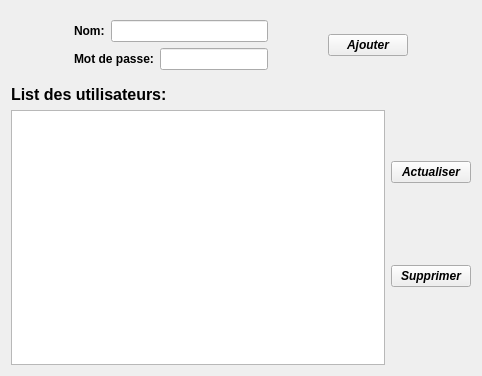
<?xml version="1.0" encoding="UTF-8"?>
<ui version="4.0">
 <class>gestionUtilisateur</class>
 <widget class="QWidget" name="gestionUtilisateur">
  <property name="geometry">
   <rect>
    <x>0</x>
    <y>0</y>
    <width>482</width>
    <height>376</height>
   </rect>
  </property>
  <property name="windowTitle">
   <string>Form</string>
  </property>
  <layout class="QVBoxLayout" name="verticalLayout_4">
   <item>
    <widget class="QWidget" name="widget" native="true">
     <layout class="QHBoxLayout" name="horizontalLayout_3">
      <item>
       <spacer name="horizontalSpacer_3">
        <property name="orientation">
         <enum>Qt::Horizontal</enum>
        </property>
        <property name="sizeHint" stdset="0">
         <size>
          <width>11</width>
          <height>20</height>
         </size>
        </property>
       </spacer>
      </item>
      <item>
       <layout class="QVBoxLayout" name="verticalLayout">
        <item>
         <layout class="QHBoxLayout" name="horizontalLayout">
          <item>
           <widget class="QLabel" name="label">
            <property name="font">
             <font>
              <bold>true</bold>
             </font>
            </property>
            <property name="text">
             <string>Nom:</string>
            </property>
           </widget>
          </item>
          <item>
           <widget class="QLineEdit" name="nom"/>
          </item>
         </layout>
        </item>
        <item>
         <layout class="QHBoxLayout" name="horizontalLayout_2">
          <item>
           <widget class="QLabel" name="label_2">
            <property name="font">
             <font>
              <bold>true</bold>
             </font>
            </property>
            <property name="text">
             <string>Mot de passe:</string>
            </property>
           </widget>
          </item>
          <item>
           <widget class="QLineEdit" name="password"/>
          </item>
         </layout>
        </item>
       </layout>
      </item>
      <item>
       <spacer name="horizontalSpacer">
        <property name="orientation">
         <enum>Qt::Horizontal</enum>
        </property>
        <property name="sizeHint" stdset="0">
         <size>
          <width>26</width>
          <height>20</height>
         </size>
        </property>
       </spacer>
      </item>
      <item>
       <widget class="QPushButton" name="Ajouter">
        <property name="font">
         <font>
          <italic>true</italic>
          <bold>true</bold>
         </font>
        </property>
        <property name="text">
         <string>Ajouter</string>
        </property>
       </widget>
      </item>
      <item>
       <spacer name="horizontalSpacer_2">
        <property name="orientation">
         <enum>Qt::Horizontal</enum>
        </property>
        <property name="sizeHint" stdset="0">
         <size>
          <width>16</width>
          <height>20</height>
         </size>
        </property>
       </spacer>
      </item>
     </layout>
    </widget>
   </item>
   <item>
    <layout class="QHBoxLayout" name="horizontalLayout_4">
     <item>
      <layout class="QVBoxLayout" name="verticalLayout_2">
       <item>
        <widget class="QLabel" name="label_3">
         <property name="font">
          <font>
           <pointsize>12</pointsize>
           <bold>true</bold>
          </font>
         </property>
         <property name="text">
          <string>List des utilisateurs:</string>
         </property>
        </widget>
       </item>
       <item>
        <widget class="QListWidget" name="listUsers"/>
       </item>
      </layout>
     </item>
     <item>
      <layout class="QVBoxLayout" name="verticalLayout_3">
       <item>
        <widget class="QPushButton" name="Actualiser">
         <property name="font">
          <font>
           <italic>true</italic>
           <bold>true</bold>
          </font>
         </property>
         <property name="text">
          <string>Actualiser</string>
         </property>
        </widget>
       </item>
       <item>
        <widget class="QPushButton" name="Supprimer">
         <property name="font">
          <font>
           <italic>true</italic>
           <bold>true</bold>
          </font>
         </property>
         <property name="text">
          <string>Supprimer</string>
         </property>
        </widget>
       </item>
      </layout>
     </item>
    </layout>
   </item>
  </layout>
 </widget>
 <resources/>
 <connections/>
</ui>
